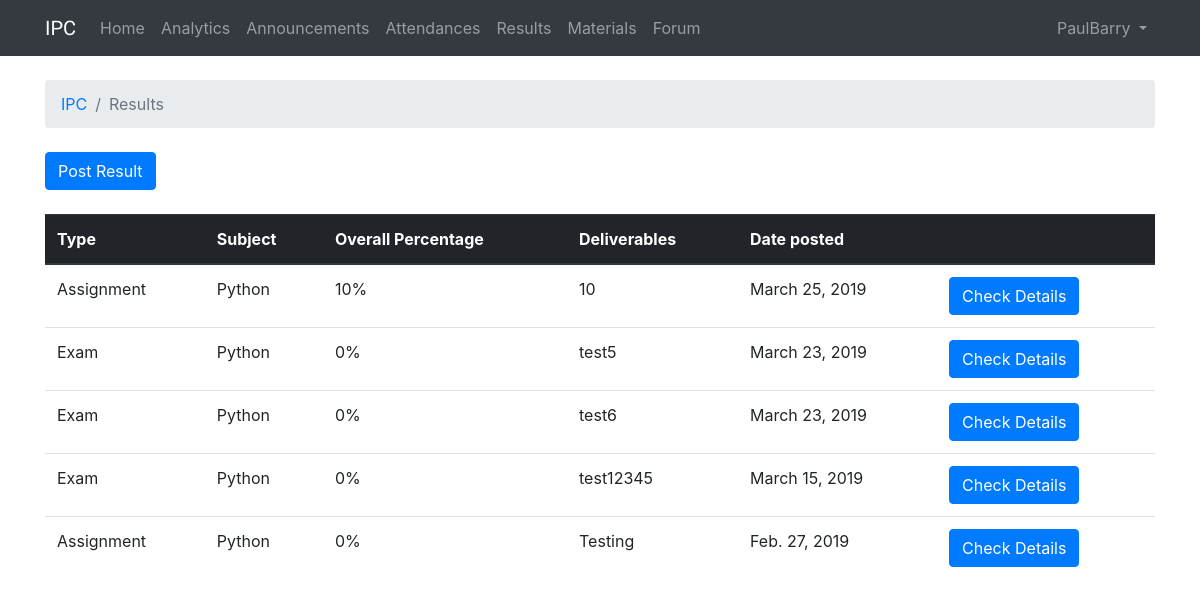
Before: /1/result (signed in) with the older database file.
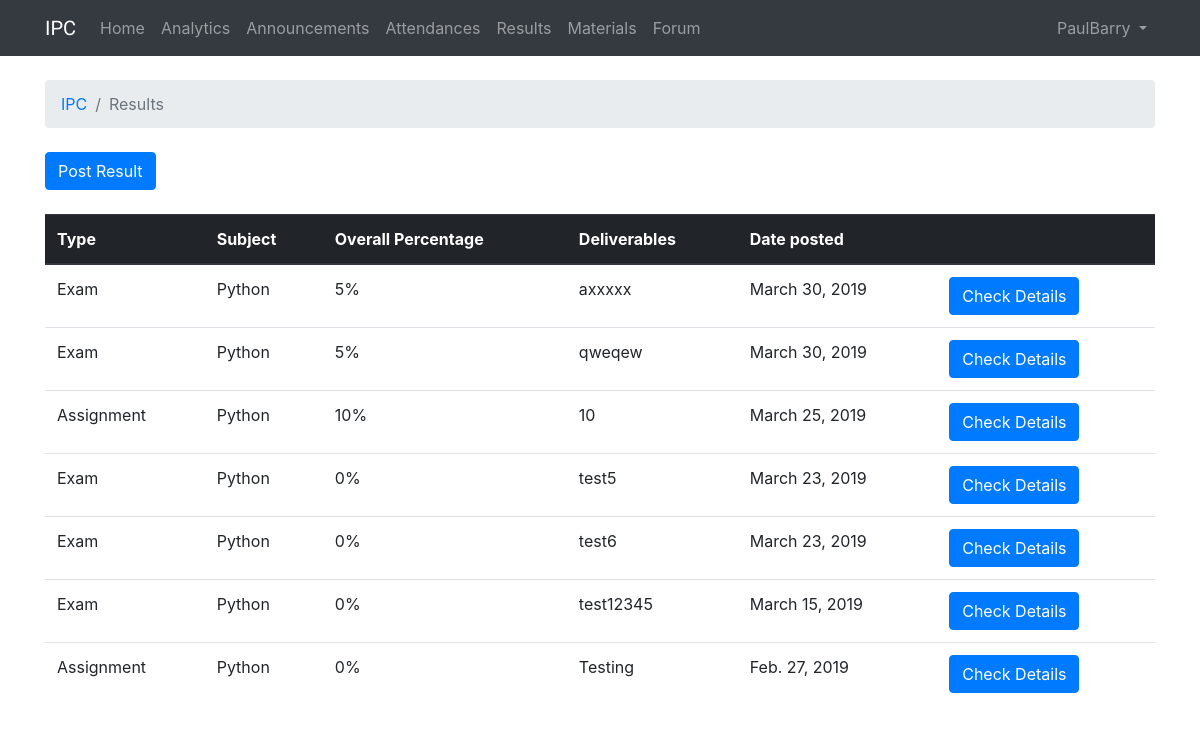
After: the same page with the newer database file.
### IPC/models.py (models this page shows, shortened)
class Result(models.Model):
    resultType = models.ForeignKey(ResultType, on_delete=models.CASCADE,)
    resultStudentId = models.ForeignKey(User, on_delete=models.CASCADE,)
    resultStudentMark = models.IntegerField(default=0, validators=[MaxValueValidator(100), MinValueValidator(0)], null=True)
    resultFeedback = models.CharField(max_length=255, default="", blank=True, null=True)
    resultReturnedDate = models.DateField(auto_now_add=True)
    resultCourse = models.ForeignKey(Course, on_delete=models.CASCADE,)
    resultName = models.CharField(max_length=255)
    resultSubject = models.ForeignKey(Subject, on_delete=models.CASCADE)
    resultOverallValue = models.IntegerField(default=0, validators=[MaxValueValidator(100), MinValueValidator(0)])

class ResultType(models.Model):
    ResultTypeName = models.CharField(max_length=255)
    ResultTypeDesc = models.TextField(max_length=4000)
    def __str__(self):
        return self.ResultTypeName

class Subject(models.Model):
    subjectName = models.CharField(max_length=255)
    subjectCourse = models.ForeignKey(Course, on_delete=models.CASCADE)
    subjectTeacherId = models.ForeignKey(User, on_delete=models.CASCADE)
    def __str__(self):
        return self.subjectName

### IPC/views.py (the view)
# urls.py: path('<int:course_id>/result', views.course_result, name='course_result'),
@login_required
def course_result(request, course_id):
    user = request.user
    if user.groups.filter(name='Teacher').exists():
        user_type = "teacher"
    elif user.groups.filter(name='Student').exists():
        user_type = "student"
    if user_type == "student":
        results = list(Result.objects.filter(resultStudentId=request.user).order_by('-resultReturnedDate'))
        return render(request, 'result.html', {'results': results,
                                               'user_type': user_type,
                                               'course_id': course_id,})
    elif user_type == "teacher":
        subject = Subject.objects.get(subjectCourse=course_id, subjectTeacherId=request.user)
        name = Result.objects.filter(resultCourse=course_id).first()
        results = list(Result.objects.filter(resultStudentId=name.resultStudentId, resultSubject=subject, resultCourse=course_id).order_by('-resultReturnedDate'))
        return render(request, 'result.html', {'results': results,
                                               'user_type': user_type,
                                               'course_id': course_id,})

### templates/result.html (shortened to what this page needs)
{% extends 'base.html' %}
{% block breadcrumb %}
  <li class="breadcrumb-item"><a href="{% url 'course' %}">IPC</a></li>
  <li class="breadcrumb-item active">Results</li>
{% endblock %}
{% block content %}
  {% if user_type == "student" %}
    <table class="table">
      <thead class="thead-dark">
        <tr>
          <th>Type</th>
          <th>Subject</th>
          <th>Worth</th>
          <th>Deliverables</th>
          <th>Mark</th>
          <th>Date posted</th>
          <th>Feedback</th>
        </tr>
      </thead>
      <tbody>
        {% for result in results %}
          <tr>
            <td>{{ result.resultType }}</td>
            <td>{{ result.resultSubject }}</td>
            <td>{{ result.resultOverallValue }}%</td>
            <td>{{ result.resultName }}</td>
            <td>{{ result.resultStudentMark }}</td>
            <td>{{ result.resultReturnedDate }}</td>
            <td>{{ result.resultFeedback }}</td>
          </tr>
        {% endfor %}
      </tbody>
    </table>
  {% elif user_type == "teacher" %}
    <div class="mb-4">
      <a class="btn btn-primary" href="{% url 'post_course_result' course_id=course_id %}">Post Result</a>
    </div>
    <table class="table">
      <thead class="thead-dark">
        <tr>
          <th>Type</th>
          <th>Subject</th>
          <th>Overall Percentage</th>
          <th>Deliverables</th>
          <th>Date posted</th>
          <th></th>
        </tr>
      </thead>
      <tbody>
        {% for result in results %}
          <tr>
            <td>{{ result.resultType }}</td>
            <td>{{ result.resultSubject }}</td>
            <td>{{ result.resultOverallValue }}%</td>
            <td>{{ result.resultName }}</td>
            <td>{{ result.resultReturnedDate }}</td>
            <td><a class="btn btn-primary" href="{% url 'course_result_detail' course_id=course_id result_id=result.id %}">Check Details</a></td>
          </tr>
        {% endfor %}
      </tbody>
    </table>
  {% endif %}
{% endblock %}

Changed rows visible on the page:
added Result: resultType "Exam", resultSubject "Python", resultOverallValue "5", resultName "axxxxx", resultReturnedDate "March 30, 2019"
added Result: resultType "Exam", resultSubject "Python", resultOverallValue "5", resultName "qweqew", resultReturnedDate "March 30, 2019"
